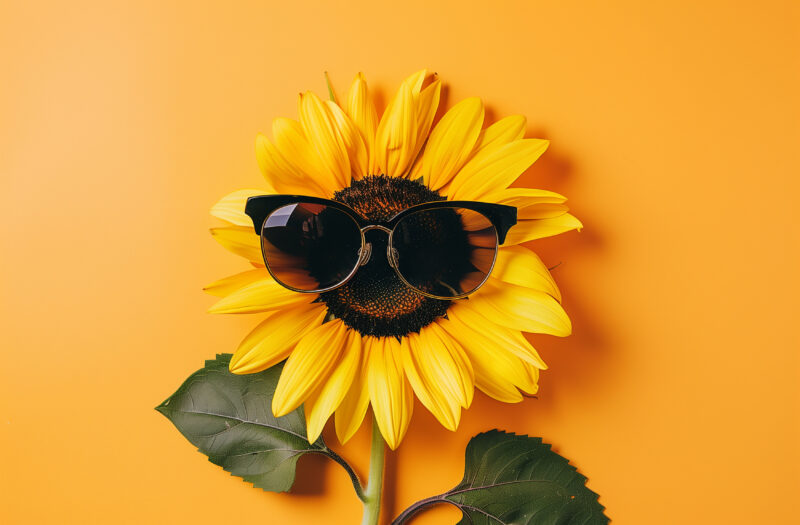
#> input picture Week-4/Img1.jpg, 800 x 525 px, found by its file name
$ jupyter execute ImageNegatives.ipynb
#> lines starting #> are read from the running program, lines starting #| are printed output that depends on the picture
[cell 1]
import numpy as np
from PIL import Image
import matplotlib.pyplot as plt

[cell 2]
original_image = Image.open('Img1.jpg')
#> original_image is the input picture: PIL image 800x525 RGB; mean R, G, B 219.9, 155.2, 51.6
gray_image = original_image.convert('L')
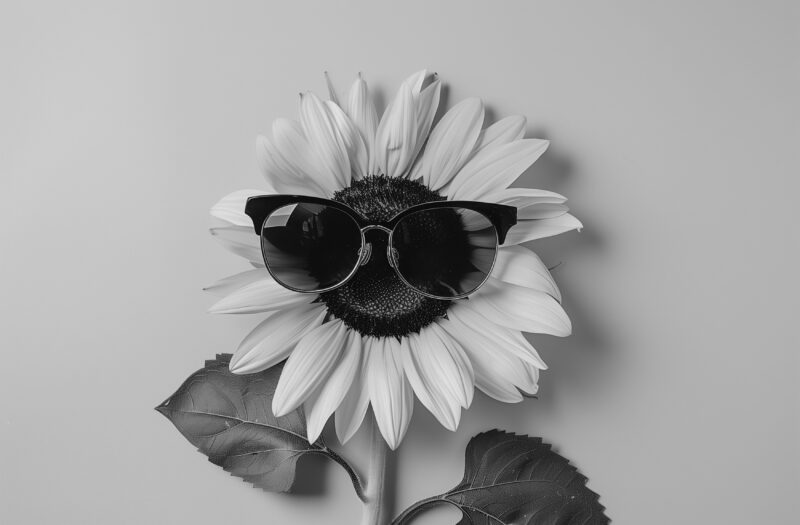
#> gray_image: PIL image 800x525 L; min 0, max 228, mean 162.8
gray_image_array = np.array(gray_image)

L = 256
inverted_array = L - 1 - gray_image_array
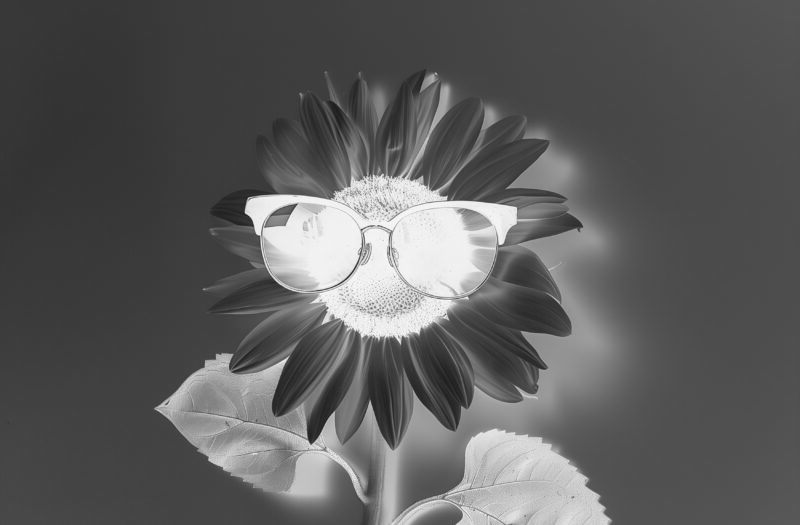
#> inverted_array: shape (525, 800); min 27, max 255, mean 92.2

inverted_image = Image.fromarray(inverted_array)

[cell 3]
gray_image.save('gray_image.jpg')
inverted_image.save('inverted_image.jpg')

[cell 4]
fig, axes = plt.subplots(1, 3, figsize=(15, 5))

axes[0].imshow(original_image)
axes[0].set_title('Original Image')
axes[0].axis('off')

axes[1].imshow(gray_image, cmap='gray')
axes[1].set_title('Grayscale Image')
axes[1].axis('off')

axes[2].imshow(inverted_image, cmap='gray')
axes[2].set_title('Inverted Image')
axes[2].axis('off')

plt.tight_layout()
plt.show()
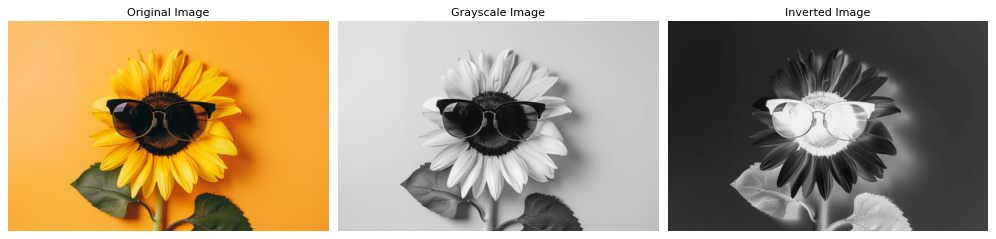
#> figure drawn by matplotlib, 3 panels

$ run again, with Week-4/Img3.jpg copied over Week-4/Img1.jpg
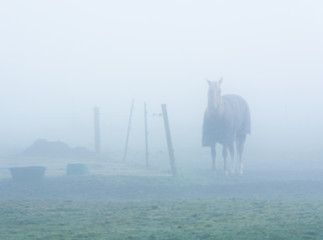
#> input picture Week-4/Img3.jpg, 323 x 240 px, found by its file name
#> original_image is the input picture: PIL image 323x240 RGB; mean R, G, B 187.7, 206.4, 217.8
#> `inverted_array = L - 1 - gray_image_array`:
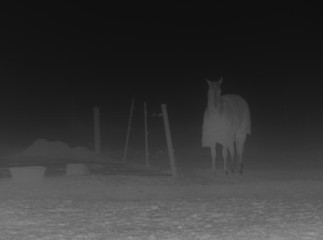
#> inverted_array: shape (240, 323); min 14, max 147, mean 52.9
#> `plt.show()`:
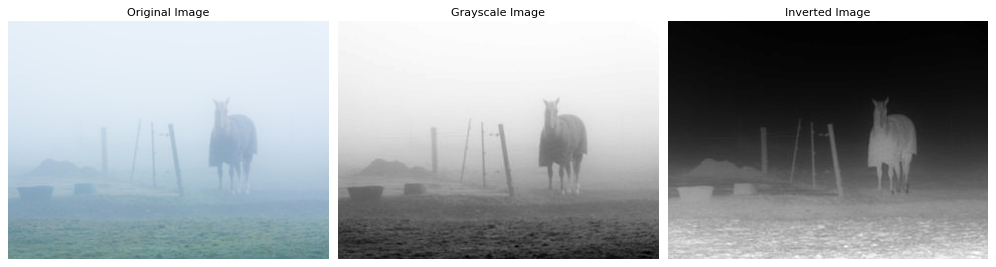
#> figure drawn by matplotlib, 3 panels
